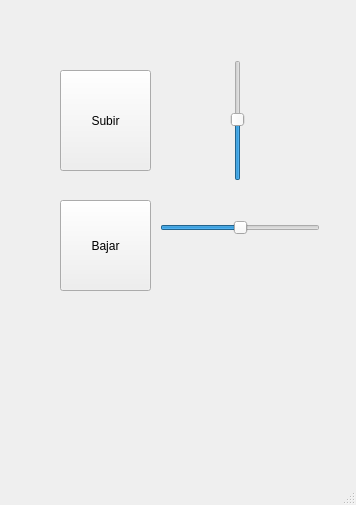
<?xml version="1.0" encoding="UTF-8"?>
<ui version="4.0">
 <class>MainWindow</class>
 <widget class="QMainWindow" name="MainWindow">
  <property name="geometry">
   <rect>
    <x>0</x>
    <y>0</y>
    <width>356</width>
    <height>505</height>
   </rect>
  </property>
  <property name="windowTitle">
   <string>MainWindow</string>
  </property>
  <widget class="QWidget" name="centralwidget">
   <widget class="QPushButton" name="btnSubir">
    <property name="geometry">
     <rect>
      <x>60</x>
      <y>70</y>
      <width>91</width>
      <height>101</height>
     </rect>
    </property>
    <property name="text">
     <string>Subir</string>
    </property>
   </widget>
   <widget class="QPushButton" name="btnBajar">
    <property name="geometry">
     <rect>
      <x>60</x>
      <y>200</y>
      <width>91</width>
      <height>91</height>
     </rect>
    </property>
    <property name="text">
     <string>Bajar</string>
    </property>
   </widget>
   <widget class="QSlider" name="verticalSlider">
    <property name="geometry">
     <rect>
      <x>230</x>
      <y>60</y>
      <width>16</width>
      <height>121</height>
     </rect>
    </property>
    <property name="value">
     <number>50</number>
    </property>
    <property name="orientation">
     <enum>Qt::Vertical</enum>
    </property>
   </widget>
   <widget class="QSlider" name="horizontalSlider">
    <property name="geometry">
     <rect>
      <x>160</x>
      <y>220</y>
      <width>160</width>
      <height>16</height>
     </rect>
    </property>
    <property name="value">
     <number>50</number>
    </property>
    <property name="orientation">
     <enum>Qt::Horizontal</enum>
    </property>
   </widget>
  </widget>
  <widget class="QMenuBar" name="menubar">
   <property name="geometry">
    <rect>
     <x>0</x>
     <y>0</y>
     <width>356</width>
     <height>22</height>
    </rect>
   </property>
  </widget>
  <widget class="QStatusBar" name="statusbar"/>
 </widget>
 <resources/>
 <connections/>
</ui>
